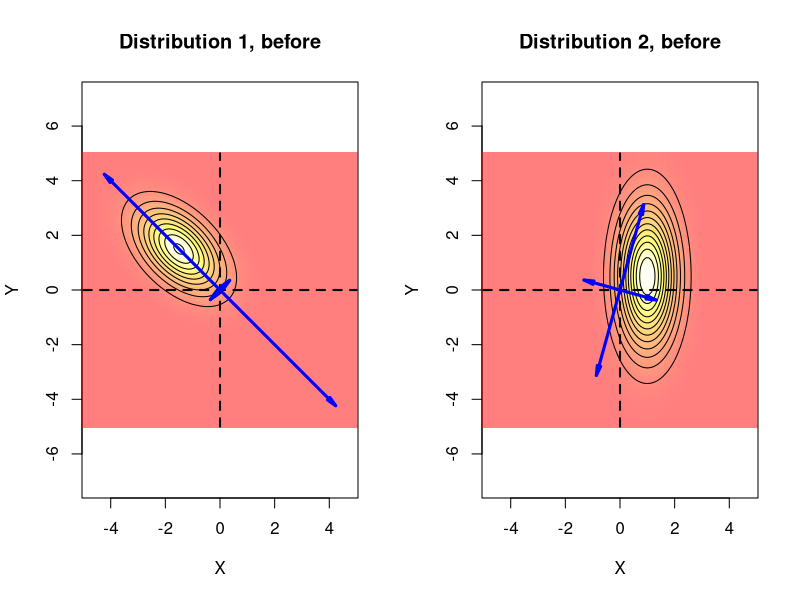
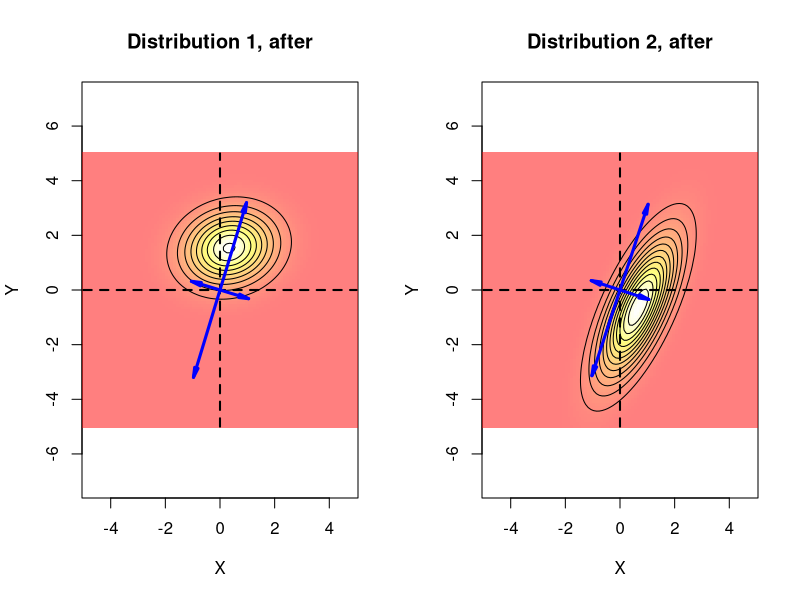

Here is the R script that generated these plots, in order:
rm(list=ls())

construct_A <- function(cov_x, cov_y){
  eigen_x <- eigen(cov_x)
  eigen_y <- eigen(cov_y)

  Ux <- eigen_x$vectors
  Uy <- eigen_y$vectors
  Dx <- diag(eigen_x$values)
  Dy <- diag(eigen_y$values)

  inner_left <- sqrt(Dx) %*% t(Ux) %*% Uy %*% sqrt(Dy)
  svd_res <- svd(inner_left)
  Q <- svd_res$v %*% t(svd_res$u)

  sym_prod <- Ux %*% t(Ux) %*% Uy %*% sqrt(Dy) %*% Q %*% diag(1/sqrt(diag(Dx))) %*% t(Ux)

  eigen_sym <- eigen(sym_prod)
  diag(sqrt(eigen_sym$values)) %*% t(eigen_sym$vectors)
}

dmvnorm <- function(x, mean, sigma){
  as.numeric(exp(-.5*t(x-mean)%*%solve(sigma)%*%(x-mean)) /
               sqrt((2*pi)^length(mean)*det(sigma)))
}

#create a density over a grid
create_prob_grid <- function(xlim, ylim, density_func, grid_size = 100){
  xseq <- seq(xlim[1], xlim[2], length.out = grid_size)
  yseq <- seq(ylim[1], ylim[2], length.out = grid_size)

  mat <- sapply(xseq, function(x){ sapply(yseq,
                                          function(y){density_func(x,y)})})

  rownames(mat) <- yseq; colnames(mat) <- xseq
  mat <- mat[nrow(mat):1,]
  mat/sum(mat)

  list(mat = mat, func = density_func)
}

rotate <- function(mat){t(mat)[,nrow(mat):1]}
l2norm <- function(x){sqrt(sum(x^2))}

#plot the density
plot_grid <- function(obj, type = c("contour"), alpha = 0.5, nlevels = 10,
                      scaling = 1, ...){
  mat <- obj$mat
  xseq <- as.numeric(colnames(mat)); yseq <- rev(as.numeric(rownames(mat)))

  image(xseq, yseq, t(mat[nrow(mat):1,]), col = heat.colors(100, alpha = alpha),
        asp = 1, xlab = "X", ylab = "Y", ...)
  contour(xseq, yseq, t(mat[nrow(mat):1,]), nlevels = nlevels, add = T, drawlabels = F, ...)

  lines(rep(0,2), range(yseq), lwd = 2, lty = 2)
  lines(range(xseq), rep(0,2), lwd = 2, lty = 2)

  sm <- compute_second_moment(obj)
  eig <- eigen(sm)

  vec_list <- lapply(1:2, function(i){
    scaling*eig$values[i]*eig$vectors[,i]
  })

  for(i in 1:2){
    arrows(0,0, vec_list[[i]][1], vec_list[[i]][2], col = "blue", length = 0.1, lwd = 3, angle = 10, ...)
    arrows(0,0, -vec_list[[i]][1], -vec_list[[i]][2], col = "blue", length = 0.1, lwd = 3, angle = 10, ...)
  }

  invisible()
}

compute_mean <- function(obj){
  mat <- obj$mat
  col_vec <- colSums(mat)
  val1 <- as.numeric(colnames(mat)) %*% col_vec / sum(col_vec)

  row_vec <- rowSums(mat)
  val2 <- as.numeric(rownames(mat)) %*% row_vec / sum(row_vec)

  c(val1, val2)
}

compute_covariance <- function(obj){
  mat <- obj$mat
  mean_vec <- compute_mean(obj)

  x_centered <- as.numeric(colnames(mat)) - mean_vec[1]
  y_centered <- as.numeric(rownames(mat)) - mean_vec[2]
  prod_mat <- x_centered %*% t(y_centered)
  diag_val <- sum(mat * prod_mat)/sum(mat)

  x_weight <- colSums(mat)
  x_val <- x_weight %*% x_centered^2 / sum(x_weight)

  y_weight <- rowSums(mat)
  y_val <- y_weight %*% y_centered^2 / sum(y_weight)

  cov_mat <- matrix(diag_val, 2, 2)
  cov_mat[1,1] <- x_val; cov_mat[2,2] <- y_val

  cov_mat
}

compute_second_moment <- function(obj){
  mat <- obj$mat
  mean_vec <- compute_mean(obj)

  x_seq <- as.numeric(colnames(mat))
  y_seq <- as.numeric(rownames(mat))
  prod_mat <- x_seq %*% t(y_seq)
  diag_val <- sum(mat * prod_mat)/sum(mat)

  x_weight <- colSums(mat)
  x_val <- x_weight %*% x_seq^2 / sum(x_weight)

  y_weight <- rowSums(mat)
  y_val <- y_weight %*% y_seq^2 / sum(y_weight)

  cov_mat <- matrix(diag_val, 2, 2)
  cov_mat[1,1] <- x_val; cov_mat[2,2] <- y_val

  cov_mat
}

apply_transformation <- function(obj, A){
  mat <- obj$mat
  xseq <- as.numeric(colnames(mat)); yseq <- as.numeric(rownames(mat))
  len_x <- length(xseq); len_y <- length(yseq)

  elementwise <- cbind(rep(xseq, each = len_y), rep(yseq, times = len_x))
  preimage <- elementwise %*% solve(t(A))

  prob_mass <- apply(preimage, 1, function(x){
    obj$func(x[1], x[2])
  })

  new_mat <- matrix(prob_mass, ncol = ncol(mat), nrow = nrow(mat))
  colnames(new_mat) <- colnames(mat)
  rownames(new_mat) <- rownames(mat)

  new_func <- function(x, y){
    val <- solve(A) %*% c(x,y)
    obj$func(val[1], val[2])
  }

  list(mat = new_mat, func = new_func)
}

##################

set.seed(10)

density_func1 <- function(x,y){
  val1 <- dmvnorm(c(x,y), mean = c(-1.5,1.5), sigma = matrix(c(1,-.5,-.5,1),2,2))

  val1
}

density_func2 <- function(x,y){
  val1 <- dmvnorm(c(x,y), mean = c(1,0.5), sigma = matrix(c(.5,0,0,3),2,2))

  val1
}

xlim <- c(-5, 5); ylim <- c(-5, 5)
obj1 <- create_prob_grid(xlim, ylim, density_func1, grid_size = 100)
obj2 <- create_prob_grid(xlim, ylim, density_func2, grid_size = 100)

par(mfrow = c(1,2))
plot_grid(obj1, main = "Distribution 1, before")
plot_grid(obj2, main = "Distribution 2, before")

sm1 <- compute_second_moment(obj1)
sm2 <- compute_second_moment(obj2)

A <- construct_A(sm1, sm2)
new_obj1 <- apply_transformation(obj1, A)
new_obj2 <- apply_transformation(obj2, solve(t(A)))

par(mfrow = c(1,2))
plot_grid(new_obj1, main = "Distribution 1, after")
plot_grid(new_obj2, main = "Distribution 2, after")

new_sm1 <- compute_second_moment(new_obj1)
new_sm2 <- compute_second_moment(new_obj2)
new_sm1; new_sm2
